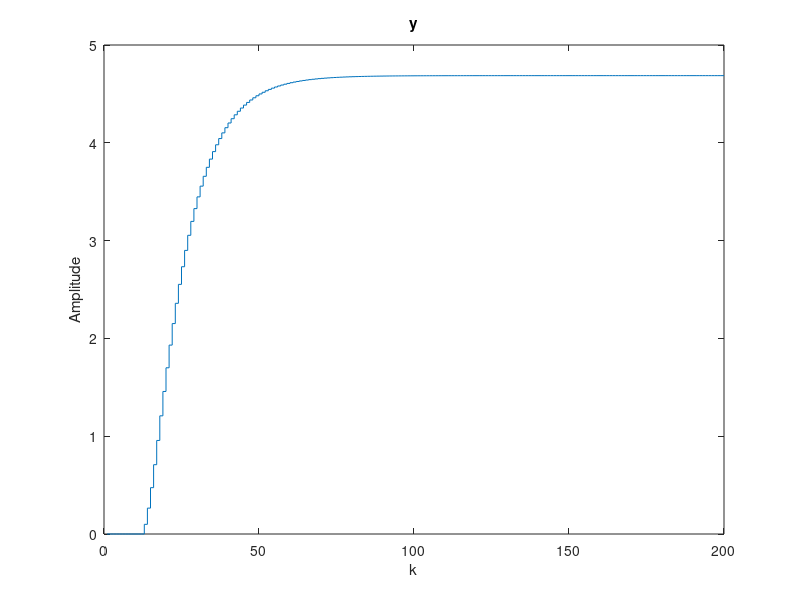
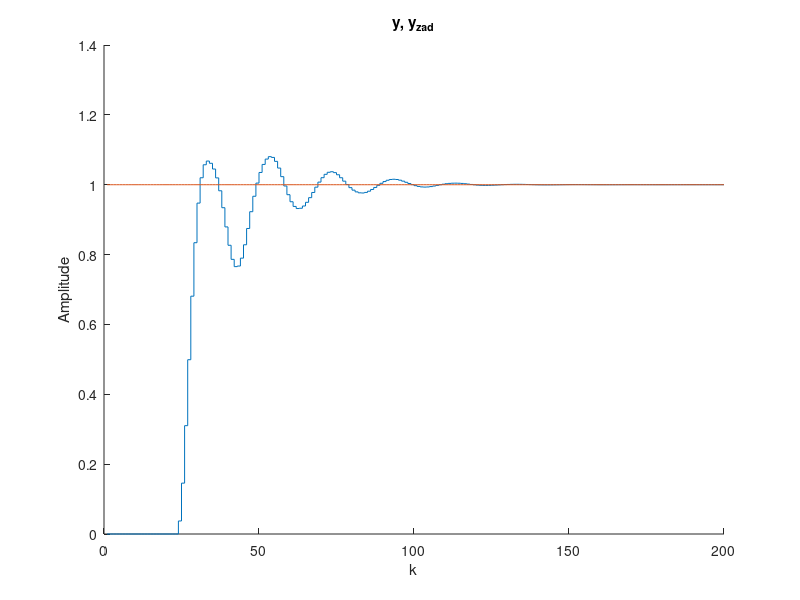
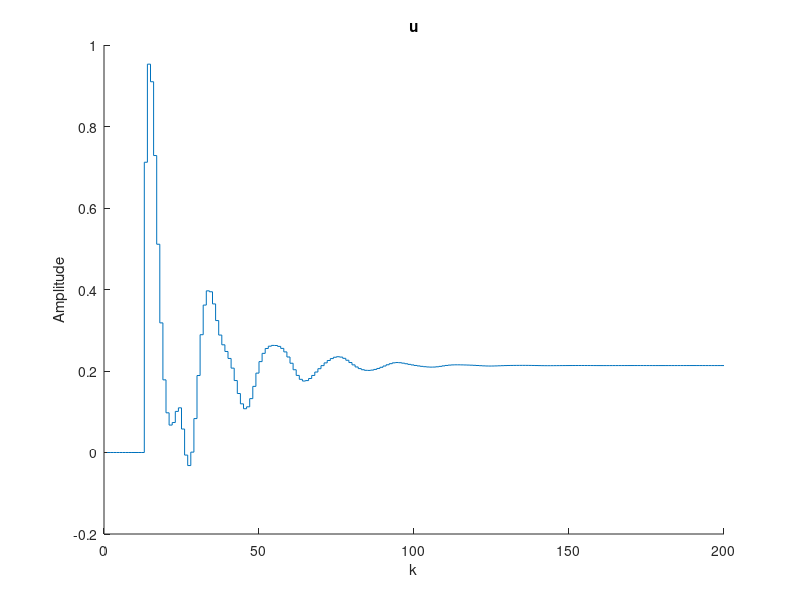

The MATLAB source for these figures, in order:
%Michał Stolarz
%Zad nr 5

%##########Odpowiedź skokowa obiektu###############

kk=200%koniec symulacji 

x=1:kk
y=zeros(kk,1);
u=zeros(kk,1);

%warunki pocztkowe 
u(1:12)=0; 
y(1:12)=0; 
u(1:12)=1; 
u(13:kk)=1;  

for k=13:kk; %główna petla symulacyjna 
%symulacja obiektu 
     y(k)=1.677*y(k-1)-0.6981*y(k-2)+0.0524*u(k-11)+0.04649*u(k-12); 
end; 

%wyniki symulacji
figure;
stairs(x,y); 
title("y");
ylabel("Amplitude");
xlabel("k");
hold off



% Wektor z rzędnymi odpowiedzi skokowych obiektu

s = y;

% Horyzonty
D=80

N=D
Nu=D
% Współczynnik kary za przyrosty sterowania

lambda=1; 

% Generacja macierzy

M=zeros(N,Nu);
for i=1:N
   for j=1:Nu
      if (i>=j)
         M(i,j)=s(i-j+1);
      end;
   end;
end;

MP=zeros(N,D-1);
for i=1:N
   for j=1:D-1
      if i+j<=D
         MP(i,j)=s(i+j)-s(j);
      else
         MP(i,j)=s(D)-s(j);
      end;      
   end;
end;

% Obliczanie parametrów regulatora

I=eye(Nu);
K=((M'*M+lambda*I)^-1)*M';

y_zad = ones(kk,1);
y_model = zeros(kk,1);
d_u=zeros(N,1);
d_u_stare = zeros(D,1);
u = zeros(kk,1);

for k=13:kk; %główna petla symulacyjna 
   
   y_model(k)=1.677*y_model(k-1)-0.6981*y_model(k-2)+0.0524*u(k-11)+0.04649*u(k-12); %odpowiedź modelu na sterowanie 
  
   d_u = K*(y_zad(1)*ones(N,1)- y_model(k)*ones(N,1) -MP*d_u_stare(1:D-1)); %zmiana sterowania
   
   d_u_stare(2:end)=d_u_stare(1:end-1);%przesuniecie
   d_u_stare(1) = d_u(1);
   
   u(k)=u(k-1)+d_u(1); %sterowanie
   
end

%wartość zadana
figure
hold on
stairs(y_model);
stairs(y_zad) 
title("y, y_{zad}")
ylabel("Amplitude");
xlabel("k");
hold off

%sterowanie
figure
hold on
stairs(u); 
title("u")
ylabel("Amplitude");
xlabel("k");
hold off